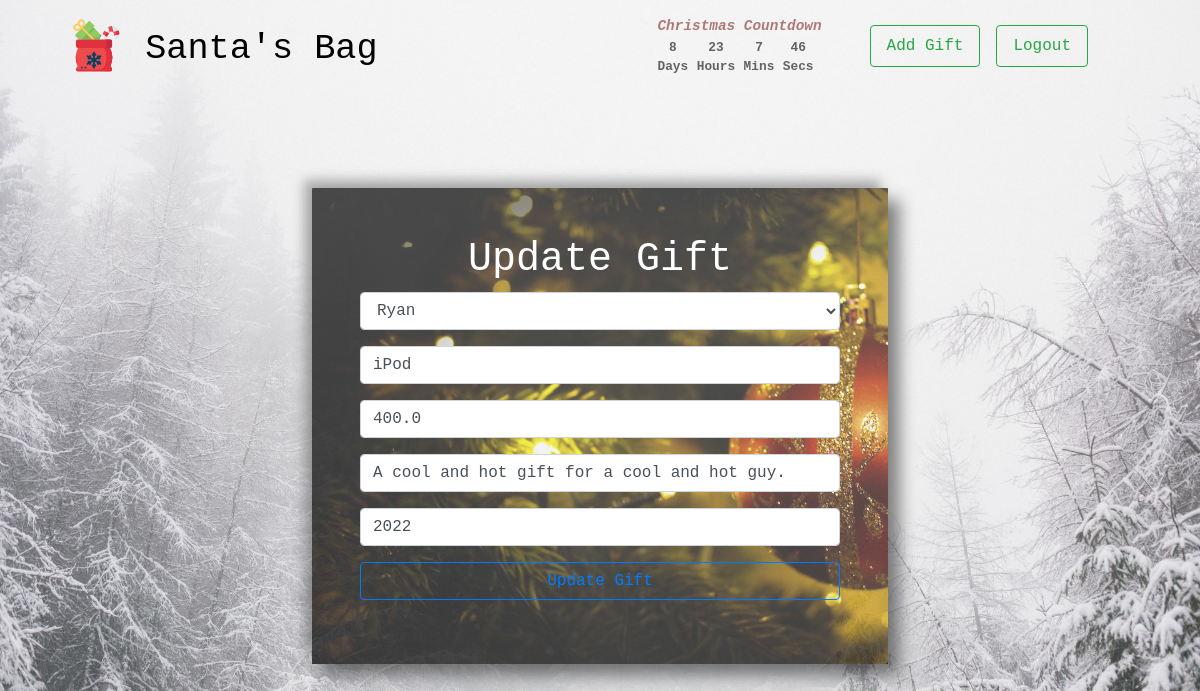
Page /update-gift/33 (signed in) on the committed database.
### mainapp/models.py (models this page shows, shortened)
class gift(models.Model):
    gift_name = models.CharField(max_length=150)
    price = models.FloatField()
    type = models.CharField(max_length=150)
    recipient = models.ForeignKey(Recipient, on_delete=models.CASCADE)
    user = models.ForeignKey(
        "auth.User",
        on_delete=models.CASCADE,
    )
    year = models.IntegerField()

### mainapp/views.py (the view)
# urls.py: path('update-gift/<int:id>', views.update_item, name='update_item'),
@login_required
def update_item(request, id):
    try:
        item = Gift.objects.get(id=id)
    except Gift.DoesNotExist:
        return redirect('mainapp:no_page')
    form = ItemForm(request.POST or None, instance=item, request=request)
    if form.is_valid():
        form.save()
        return redirect('mainapp:index')
    return render(request, "mainapp/item-update.html", {'form': form, 'item': item})

### mainapp/models.py (called while the page is built)
    def __str__(self):
        return self.name

### mainapp/templates/mainapp/item-update.html (shortened to what this page needs)
{% extends 'mainapp/base.html'%}
{%block body%}
<div class="mt-5 d-flex justify-content-center flex-nowrap">
    <div class ="mt-5 border-0 rounded p-5 bg-image update-img neu-shadow" alt="Closeup of Christmas tree with red and sparkling gold ornament.">
        <h1 class="holiday-font text-center text-white">Update Gift</h2>
            <form method="POST">
                    <div class="form-group">
                        {{form.recipient}}
                    </div>
                    <div class="form-group">
                        {{form.gift_name}}
                    </div>
                    <div class="form-group">
                        {{form.price}}
                    </div>
                    <div class="form-group">
                            {{form.type}}
                    </div>
                    <div class="form-group">
                        {{form.year}}
                    </div>
                    <div class="form-group">
                        <button type="submit" class="btn col-12 btn-outline-primary">Update Gift</button>
                    </div>
            </form>
        </div>
    </div>
{%endblock%}

### mainapp/static/mainapp/style.css (style rules this page uses)
body { font-family:'Courier New', Courier, monospace; background-image: url('/pictures/snow.jpeg'); background-size: cover; }
.holiday-font { font-family: 'Holiday', 'Courier New', Courier, monospace; }
.neu-shadow { box-shadow: 12px 12px 16px 0 rgba(0, 0, 0, 0.45), -8px -8px 12px 0 rgba(100, 100, 100, 0.5);; }
.update-img { position: relative; }
.update-img::before { content: ""; background-image: url('/pictures/tree-ornament.jpeg'); background-size: cover; position: absolute; top: 0px; right: 0px; bottom: 0px; left: 0px; z-index:-1; opacity: 0.7; }

### rows in the picture
gift: recipient "Ryan", gift_name "iPod", price "400.0", type "A cool and hot gift for a cool and hot guy.", year "2022"
